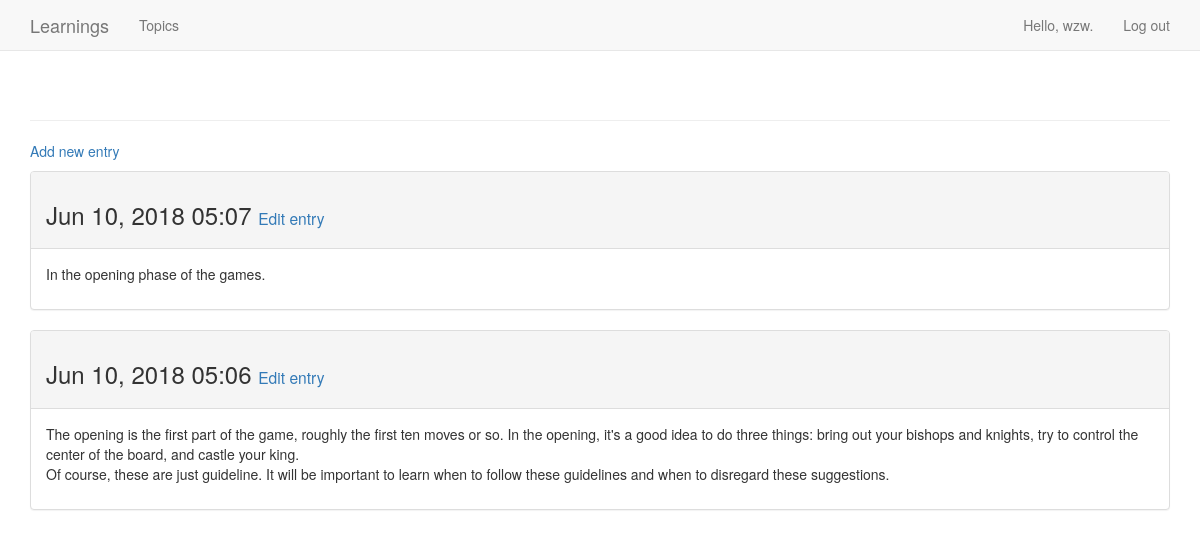
Screenshot of /topics/3/ (signed in) with the database file from the repository.
### learnings/models.py (models this page shows, shortened)
class Entry(models.Model):
    topic = models.ForeignKey(Topic, on_delete=models.CASCADE)
    text = models.TextField()
    date_added = models.DateTimeField(auto_now_add=True)
    class Meta:
        verbose_name_plural = 'entries'

### learnings/views.py (the view)
# urls.py: url(r'^topics/(?P<topic_id>\d+)/$', views.topic, name='stopic'),
@login_required
def topic(request, topic_id):
    single_topic = get_object_or_404(Topic, id=topic_id)
    if not _check_topic_owner(single_topic, request.user):
        raise Http404
    entries = single_topic.entry_set.order_by('-date_added')
    context = {'topic': single_topic, 'entries': entries}
    return render(request, 'learnings/topic.html', context)

### learnings/views.py (called while the page is built)
def _check_topic_owner(a_topic, user) -> bool:
    return a_topic.owner == user

### learnings/templates/learnings/topic.html (shortened to what this page needs)
{% extends "learnings/base.html" %}
{% block content %}
  <p><a href="{% url 'learnings:new_entry' topic.id %}">Add new entry</a></p>
  {% for entry in entries %}
    <div class="panel panel-default">
      <div class="panel-heading">
        <h3>
          {{ entry.date_added|date:'M d, Y H:i' }}
          <small>
            <a href="{% url 'learnings:edit_entry' entry.id %}">Edit entry</a>
          </small>
        </h3>
      </div>
      <div class="panel-body">
        {{ entry.text|linebreaks }}
      </div>
    </div>
  {% empty %}
    There are no entries for this topic yet.
  {% endfor %}
{% endblock content %}

### learnings/templates/learnings/base.html (shortened to what this page needs)
{% load bootstrap3 %}
<!DOCTYPE html>
<html lang="en">
  <head>
    {% bootstrap_css %}
  </head>
  <body>
    <nav class="navbar navbar-default navbar-static-top">
      <div class="container">
        <div class="navbar-header">
          <a class="navbar-brand" href="{% url 'learnings:index' %}">
            Learnings
          </a>
        </div>
        <div id="navbar" class="navbar-collapse collapse">
          <ul class="nav navbar-nav">
            <li><a href="{% url 'learnings:topics' %}">Topics</a></li>
          </ul>
          <ul class="nav navbar-nav navbar-right">
            {% if user.is_authenticated %}
              <li><a>Hello, {{ user.username }}.</a></li>
              <li><a href="{% url 'users:logout' %}">Log out</a></li>
            {% else %}
              <li><a href="{% url 'users:register' %}">Register</a></li>
              <li><a href="{% url 'users:login' %}">Log in</a></li>
            {% endif %}
          </ul>
        </div>
      </div>
    </nav>
    <div class="container">
      <div class="page-header">
      </div>
      <div>
        {% block content %}{% endblock content %}
      </div>
    </div>
  </body>
</html>

### rows the page displays
Entry: date_added "Jun 10, 2018 05:07", text "In the opening phase of the games."
Entry: date_added "Jun 10, 2018 05:06", text "The opening is the first part of the game, roughly the first ten moves or so. In the opening, it's a good idea to do three things: bring out your bishops and knights, try to control the center of the board, and castle your king. Of course, these are just guideline. It will be important to learn when to follow these guidelines and when to disregard these suggestions."

### other values shown
{{ user.username }} "wzw"
